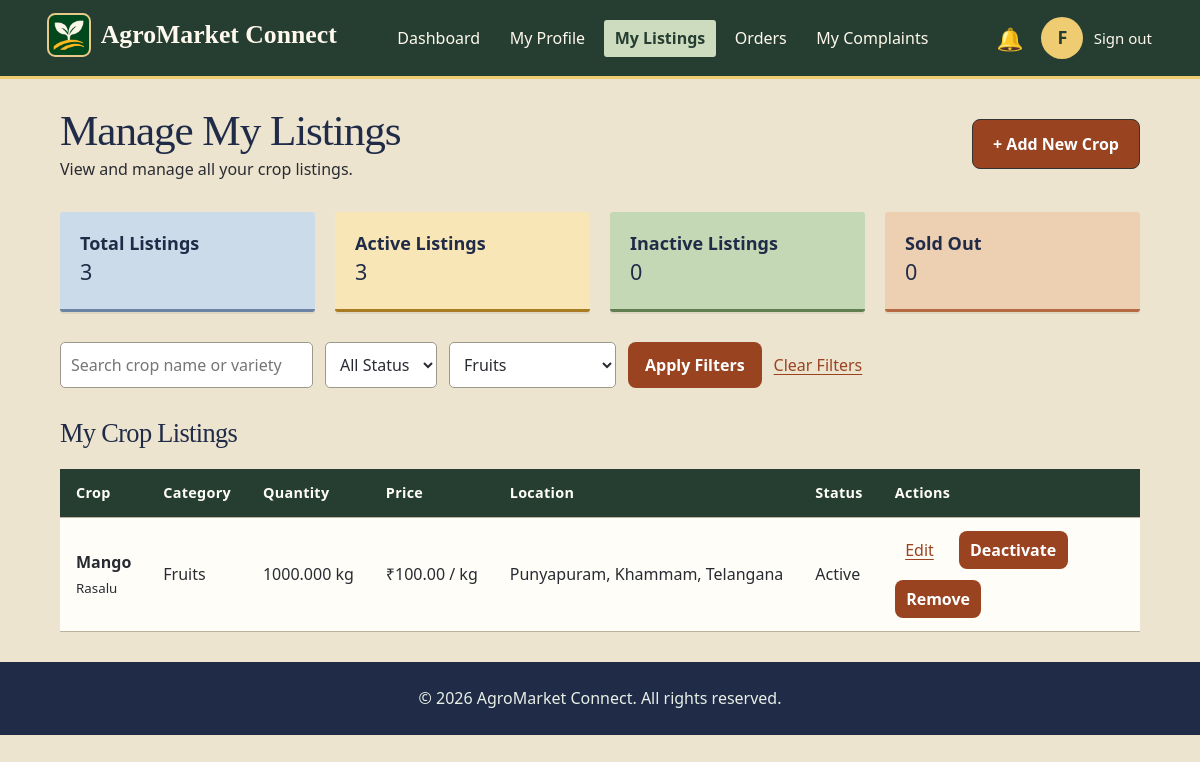
/Home/farmer/manage_listings.php?category=4 (signed in), run on an earlier commit of the app's database.
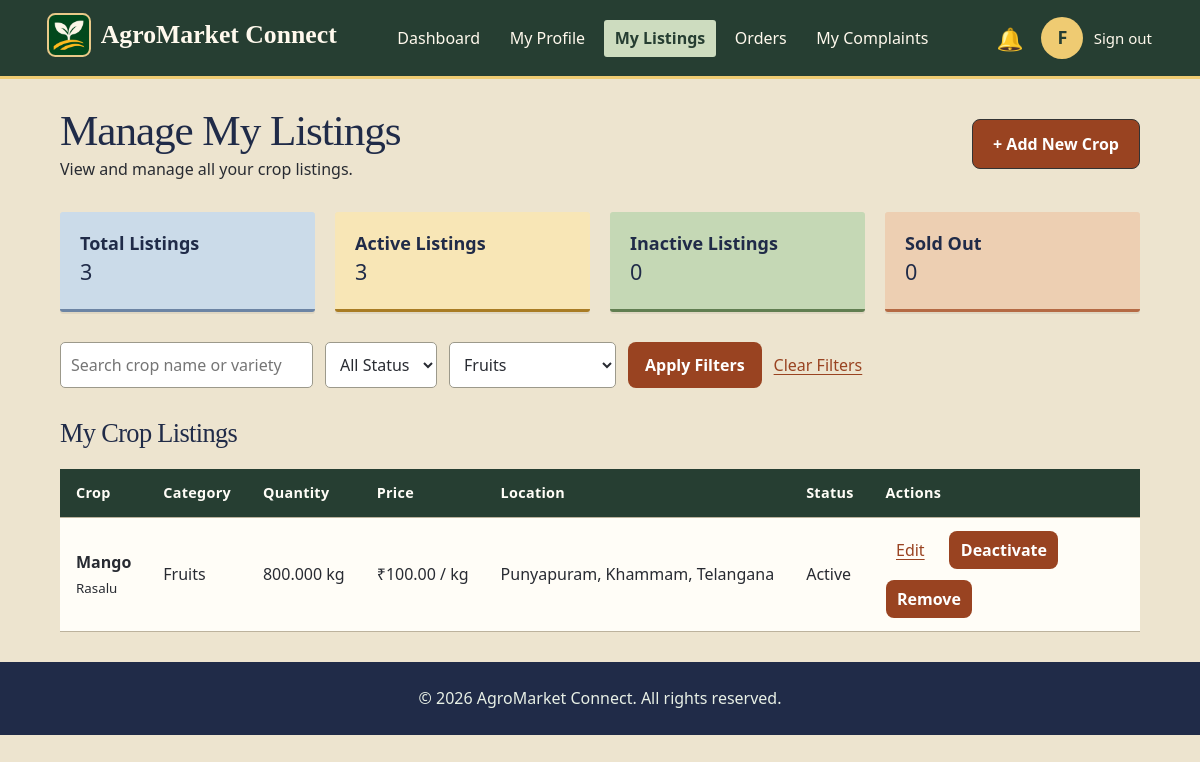
And on a later commit of the database.
### tables this page shows
CREATE TABLE `crop_listings` (
    `listing_id` bigint(20) UNSIGNED NOT NULL,
    `farmer_id` bigint(20) UNSIGNED NOT NULL,
    `category_id` int(10) UNSIGNED NOT NULL,
    `crop_name` varchar(120) NOT NULL,
    `variety` varchar(120) DEFAULT NULL,
    `description` text DEFAULT NULL,
    `quantity_available` decimal(12, 3) NOT NULL,
    `quantity_unit` varchar(20) NOT NULL,
    `price_per_unit` decimal(12, 2) NOT NULL,
    `minimum_order_quantity` decimal(12, 3) DEFAULT NULL,
    `quality_grade` varchar(50) DEFAULT NULL,
    `harvest_date` date DEFAULT NULL,
    `available_from` date DEFAULT NULL,
    `available_until` date DEFAULT NULL,
    `listing_status` enum(
        'available',
        'paused',
        'sold_out',
        'removed'
    ) NOT NULL DEFAULT 'available',
    `created_at` datetime DEFAULT current_timestamp(),
    `updated_at` datetime DEFAULT current_timestamp() ON UPDATE current_timestamp()
);

CREATE TABLE `crop_categories` (
    `category_id` int(10) UNSIGNED NOT NULL,
    `category_name` varchar(100) NOT NULL,
    `description` text DEFAULT NULL,
    `is_active` tinyint(1) NOT NULL DEFAULT 1,
    `created_at` datetime DEFAULT current_timestamp()
);

### Home/includes/html.php (called while the page is built)
<?php
function e($value)
{
    return htmlspecialchars((string) ($value ?? ""), ENT_QUOTES, "UTF-8");
}

### Home/farmer/manage_listings.php (the view, shortened to what the changed rows need)
<?php
    require_once __DIR__ . "/../config/db.php";
    $farmerId = (int) $_SESSION['user_id'];
    require_once __DIR__ . "/../includes/html.php";
    $search         = trim($_GET['search'] ?? "");
    $statusFilter   = $_GET['status'] ?? "";
    $categoryFilter = $_GET['category'] ?? "";
    $allowedStatuses = [
    "available",
    "paused",
    "sold_out",
    ];
    if (! in_array($statusFilter, $allowedStatuses, true)) {
    $statusFilter = "";
    }
    $categoryId = 0;
    if (ctype_digit((string) $categoryFilter)) {
    $categoryId = (int) $categoryFilter;
    }
    $listings = [];
    $searchPattern = "%" . $search . "%";
    $listingsSql = "SELECT
                    cl.listing_id,
                    cl.crop_name,
                    cl.variety,
                    cl.quantity_available,
                    cl.quantity_unit,
                    cl.price_per_unit,
                    cl.listing_status,
                    cl.created_at,
                    cc.category_name,
                    fp.village,
                    fp.district,
                    fp.state
                FROM crop_listings AS cl
                INNER JOIN crop_categories AS cc
                    ON cl.category_id = cc.category_id
                LEFT JOIN farmer_profiles AS fp
                    ON cl.farmer_id = fp.farmer_id
                WHERE cl.farmer_id = ?
                AND cl.listing_status <> 'removed'
                AND (
                    ? = ''
                    OR cl.crop_name LIKE ?
                    OR cl.variety LIKE ?
                )
                AND (
                    ? = ''
                    OR cl.listing_status = ?
                )
                AND (
                    ? = 0
                    OR cl.category_id = ?
                )
                ORDER BY cl.created_at DESC, cl.listing_id DESC";
    $stmt = mysqli_prepare($link, $listingsSql);
    mysqli_stmt_bind_param(
    $stmt,
    "isssssis",
    $farmerId,
    $search,
    $searchPattern,
    $searchPattern,
    $statusFilter,
    $statusFilter,
    $categoryId,
    $categoryId
    );
    mysqli_stmt_execute($stmt);
    $listingsResult = mysqli_stmt_get_result($stmt);
    while ($row = mysqli_fetch_assoc($listingsResult)) {
    $listings[] = $row;
    }
?>
<!DOCTYPE html>
<html lang="en">
<head>
    <link rel="stylesheet" href="farmer.css">
</head>
<body>
    <main class="listings-container">
        <div class="listings-heading">
            <div>
                <h1>Manage My Listings</h1>
            </div>
        </div>
        <section class="listings-table-section">
            <h2>My Crop Listings</h2>
            <div class="table-wrapper">
                <table>
                    <thead>
                        <tr>
                            <th>Crop</th>
                            <th>Category</th>
                            <th>Quantity</th>
                            <th>Price</th>
                            <th>Location</th>
                            <th>Status</th>
                            <th>Actions</th>
                        </tr>
                    </thead>
                    <tbody>
                        <?php if (! empty($listings)): ?>
                            <?php foreach ($listings as $listing): ?>
                                <tr>
                                    <td>
                                        <strong><?php echo e($listing['crop_name']); ?></strong>
                                        <?php if (! empty($listing['variety'])): ?>
                                            <br>
                                            <small><?php echo e($listing['variety']); ?></small>
                                        <?php endif; ?>
                                    </td>
                                    <td>
                                        <?php echo e($listing['category_name']); ?>
                                    </td>
                                    <td>
                                        <?php echo e($listing['quantity_available']); ?>
                                        <?php echo e($listing['quantity_unit']); ?>
                                    </td>
                                    <td>
                                        ₹<?php echo number_format((float) $listing['price_per_unit'], 2); ?>
                                        / <?php echo e($listing['quantity_unit']); ?>
                                    </td>
                                    <td>
                                        <?php
                                            $locationParts = array_filter([
                                                $listing['village'] ?? "",
                                                $listing['district'] ?? "",
                                                $listing['state'] ?? "",
                                            ]);
                                            echo ! empty($locationParts)
                                                ? e(implode(", ", $locationParts))
                                                : "Location unavailable";
                                        ?>
                                    </td>
                                    <td>
                                        <?php
                                            $statusLabels = [
                                                "available" => "Active",
                                                "paused"    => "Inactive",
                                                "sold_out"  => "Sold Out",
                                            ];
                                            echo e($statusLabels[$listing['listing_status']] ?? $listing['listing_status']);
                                        ?>
                                    </td>
                                    <td>
                                        <div class="listing-actions">
                                        <a href="edit_crop.php?id=<?php echo (int) $listing['listing_id']; ?>">
                                            Edit
                                        </a>
                                        <?php if ($listing['listing_status'] === "available"): ?>
                                            <form method="POST" action="manage_listings.php">
                                                <button type="submit">
                                                    Deactivate
                                                </button>
                                            </form>
                                        <?php else: ?>
                                            <span>Sold Out</span>
                                        <?php endif; ?>
                                        <form method="POST"
                                            action="manage_listings.php"
                                            data-confirm="Are you sure you want to remove this listing?">
                                            <button type="submit">
                                                Remove
                                            </button>
                                        </form>
                                    </div>
                                    </td>
                                </tr>
                            <?php endforeach; ?>
                        <?php endif; ?>
                    </tbody>
                </table>
            </div>
        </section>
    </main>
</body>
</html>

What changed in the data, as far as the page shows it:
changed crop_listings "Mango": quantity_available "1000.000" → "800.000"
